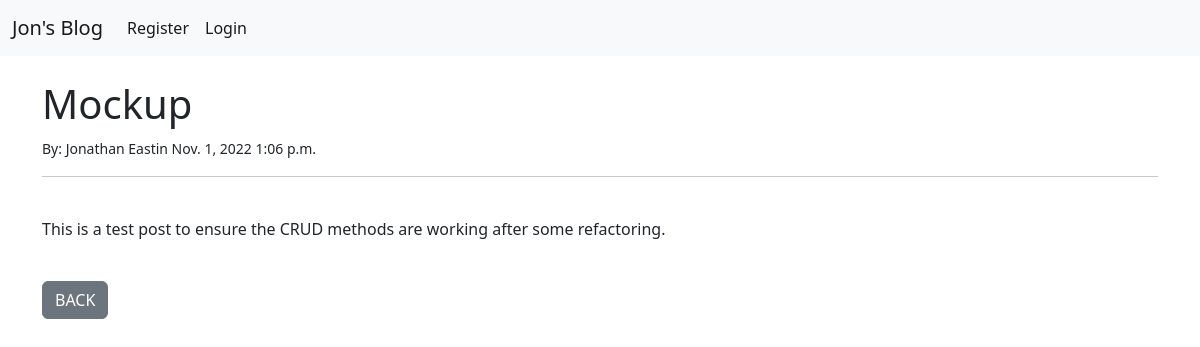
Screenshot of /article/8 with the database file from the repository.
### JonsBlog/models.py (models this page shows, shortened)
class Post(models.Model):
    title = models.CharField(max_length=255, default="Jon's Blog")
    title_tag = models.CharField(max_length=255)
    author = models.ForeignKey(User, on_delete=models.CASCADE)
    body = models.TextField()
    publication_date = models.DateField(auto_now_add=True)
    publication_time = models.TimeField(auto_now_add=True)
    category = models.CharField(max_length=255, default="general")

### JonsBlog/views.py (the view)
# urls.py: path('article/<int:pk>', ArticleDetailView.as_view(),
class ArticleDetailView(DetailView):
    model = Post
    template_name = 'article_details.html'

### JonsBlog/templates/article_details.html (shortened to what this page needs)
{% extends 'base.html' %}
{% block content %}
<h1>{{ post.title }}</h1>
<small>
	By:
	   {{ post.author.first_name }}
	   {{ post.author.last_name }}
	   {{ post.publication_date }}
	   {{ post.publication_time }}
</small>
<br/>
<hr>
<br/>
<p>
	{{ post.body|safe }}
</p>
<br/>
<a href="{% url 'home' %} " class="btn btn-secondary">BACK</a>
<br />
<br />
<br />
{% endblock %}

### rows the page displays
Post: title "Mockup", author.first_name "Jonathan", author.last_name "Eastin", publication_date "Nov. 1, 2022", publication_time "1:06 p.m.", body "This is a test post to ensure the CRUD methods are working after some refactoring."
